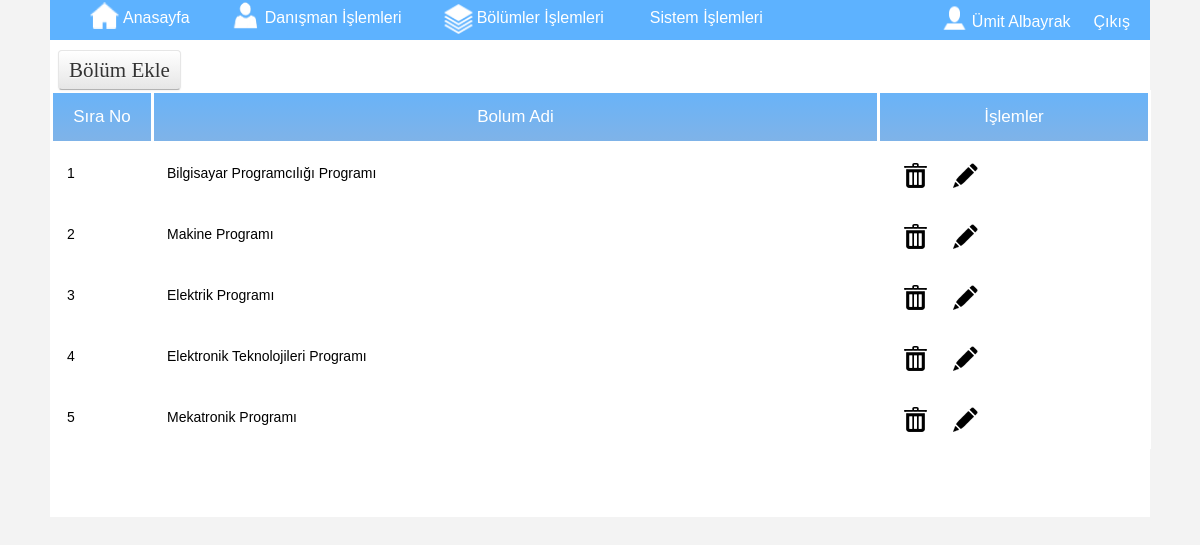
The app's page /yonetim/bolumler.php (signed in) with its own data.
### tables this page shows
CREATE TABLE `bolumler` (
  `bolum_id` int(50) NOT NULL auto_increment,
  `bolum_adi` varchar(150) NOT NULL,
  PRIMARY KEY  (`bolum_id`)
);

### yonetim/bolumler.php (the view, shortened to what this page needs)
<?php
 $sk=$_SESSION['kadi'];
 $ss=$_SESSION['sifre'];
$dent=mysql_query( "select * from yonetim where k_adi='$sk' and k_sifre='$ss'");
$kontrol=mysql_num_rows($dent);
if($kontrol==1)
{
	?><!DOCTYPE html PUBLIC "-//W3C//DTD XHTML 1.0 Transitional//EN" "http://www.w3.org/TR/xhtml1/DTD/xhtml1-transitional.dtd">
<html xmlns="http://www.w3.org/1999/xhtml">
<head>
 <link rel="stylesheet" type="text/css" href="css/stil.css" />
</head>
<body>
<div id="bg">
  <?php
  include('menu.php');
  ?>
   <?php $sorgu=mysql_query("Select * From bolumler");?>
 <div id="orta">
<a href="islemb.php?bil=b" class="btnd" style=" color:#333; margin-left:8px; padding-bottom:10px; padding-top:10px;  font-size:21px;"> Bölüm Ekle  </a>
    <div class="CSSTableGenerator">
   <table align="center" >
     <tr>
       <td  width="70">Sıra No</td>
       <td width="auto">Bolum Adi</td>
       <td >İşlemler</td>
     </tr>
     <?php
	 $sayac=0;
	 if(mysql_num_rows($sorgu)!=0)
	 while($satir = mysql_fetch_array($sorgu))
     { $sayac=$sayac+1;?>
     <tr c>
       <td><?php echo $sayac;?></td>
       <td><?php echo $satir[1];?></td>
       <td><div id="sil"><a href="bislem.php?bil=<?php echo $satir[0];?>"><img src="images/sil.png" alt="Sil" width="25" /></a> </div>
      <div id="sil"><a href="islemb.php?b_no=<?php echo $satir[0]; ?>&b_adi=<?php echo $satir[1]; ?>"><img src="images/guncelle.png" alt="Güncelle" width="25" /></a></div>
      </td>
     </tr>
     <?php }
	else
	{
 echo '<tr>
    <td  width="300" align="center"></td>
	 <td  width="300" align="center"></p></td>
	  <td  width="300" align="center"><p style="color:#e3dada; font-size:20px; ">Herhangi Bölüm Kaydı Bulunmiyor</p></td>
   </tr>'	;
	}
	?>
   </table>
   </div>
   <p>&nbsp;</p>
   <p>&nbsp;</p>
 </div>
</div>
</body>
</html>
<?php
}else
{
	echo '<meta http-equiv="refresh" content="0;URL=index.php">';
}
?>

### records on screen
bolumler: bolum_adi "Bilgisayar Programcılığı Programı"
bolumler: bolum_adi "Makine Programı"
bolumler: bolum_adi "Elektrik Programı"
bolumler: bolum_adi "Elektronik Teknolojileri Programı"
bolumler: bolum_adi "Mekatronik Programı"
